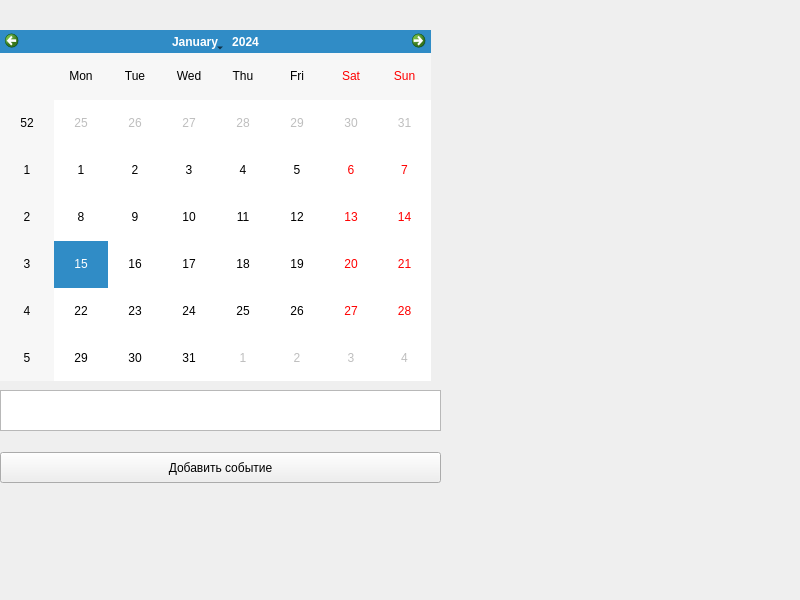
<?xml version="1.0" encoding="UTF-8"?>
<ui version="4.0">
 <class>planirovwik</class>
 <widget class="QMainWindow" name="planirovwik">
  <property name="geometry">
   <rect>
    <x>0</x>
    <y>0</y>
    <width>800</width>
    <height>600</height>
   </rect>
  </property>
  <property name="windowTitle">
   <string>MainWindow</string>
  </property>
  <widget class="QWidget" name="centralwidget">
   <widget class="QCalendarWidget" name="calendarWidget">
    <property name="geometry">
     <rect>
      <x>0</x>
      <y>30</y>
      <width>431</width>
      <height>351</height>
     </rect>
    </property>
   </widget>
   <widget class="QTextEdit" name="textEdit">
    <property name="geometry">
     <rect>
      <x>0</x>
      <y>390</y>
      <width>441</width>
      <height>41</height>
     </rect>
    </property>
   </widget>
   <widget class="QPushButton" name="pushButton">
    <property name="geometry">
     <rect>
      <x>0</x>
      <y>452</y>
      <width>441</width>
      <height>31</height>
     </rect>
    </property>
    <property name="text">
     <string>Добавить событие</string>
    </property>
   </widget>
  </widget>
 </widget>
 <resources/>
 <connections/>
</ui>
